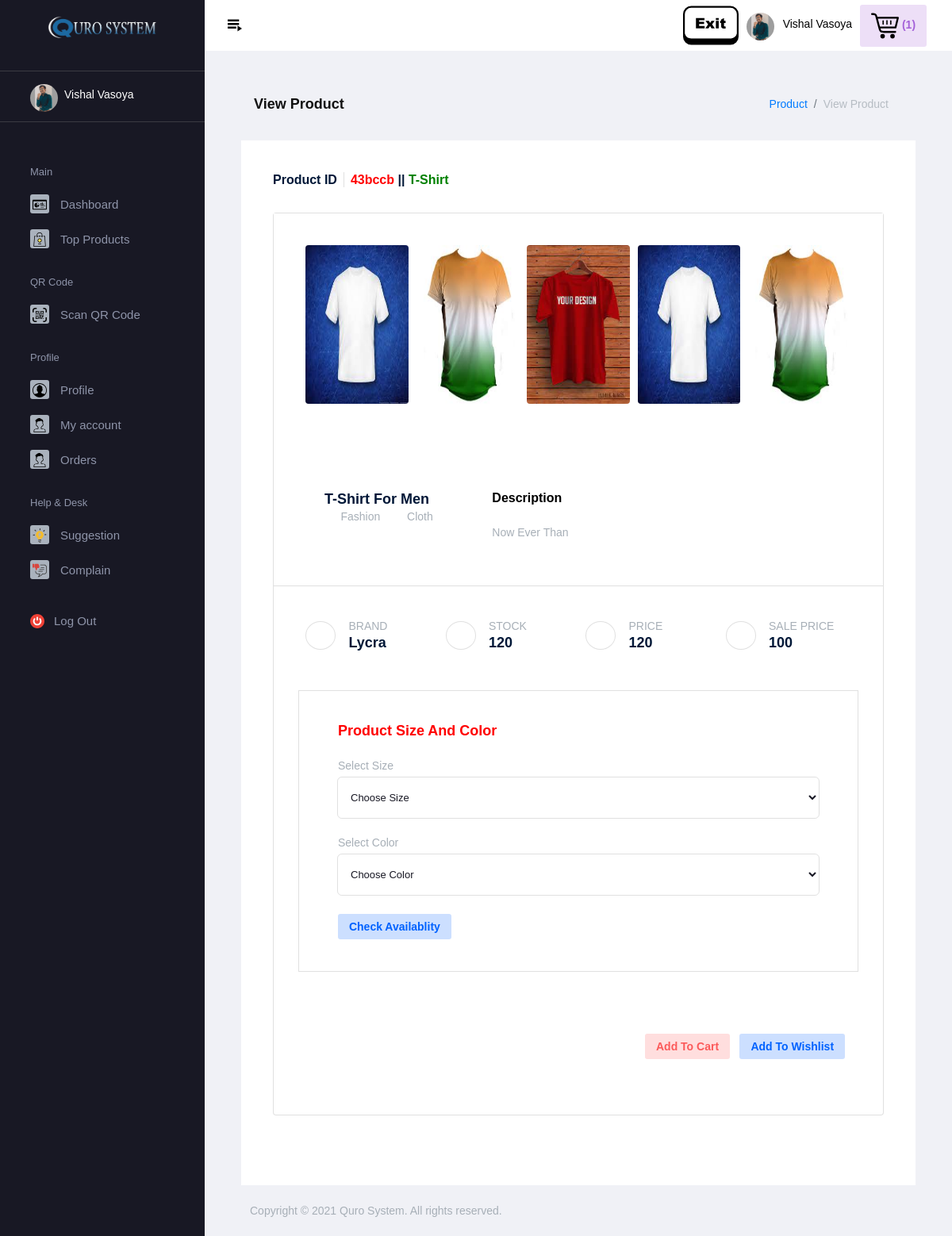
Screenshot of /qrsystem/user/view_product_detail.php?pid=43bccb (signed in) with the database file from the repository.
### tables this page shows
CREATE TABLE `products` (
  `pid` varchar(50) NOT NULL,
  `ptype` varchar(100) NOT NULL,
  `pbrand` text NOT NULL,
  `pname` text NOT NULL,
  `psub` varchar(50) NOT NULL,
  `pdesc` text NOT NULL,
  `pstock` text NOT NULL,
  `poprice` text NOT NULL,
  `psprice` text NOT NULL,
  `ptitleimg` varchar(250) NOT NULL,
  `pimg` text NOT NULL,
  `psdetail` varchar(30) NOT NULL,
  `qrcodeimg` text DEFAULT NULL,
  `pfinalstatus` varchar(10) NOT NULL,
  `pbuycount` int(11) NOT NULL,
  `stamp` timestamp NOT NULL DEFAULT current_timestamp()
);

CREATE TABLE `category` (
  `cid` varchar(50) NOT NULL,
  `cname` varchar(100) NOT NULL,
  `stamp` timestamp NOT NULL DEFAULT current_timestamp()
);

CREATE TABLE `subcategory` (
  `scid` varchar(50) NOT NULL,
  `scname` varchar(100) NOT NULL,
  `cid` varchar(50) NOT NULL,
  `stamp` timestamp NOT NULL DEFAULT current_timestamp()
);

### qrsystem/user/view_product_detail.php (the view, shortened to what this page needs)
<?php
include "../../conn.php";
$pid="";
$psize="";
$pcolor="";
$status=0;
if(isset($_SESSION['uname']) && isset($_SESSION['uid']) && isset($_SESSION['uemail']) && isset($_SESSION['uimg']))
{
    if(isset($_GET['pid']))
    {
        $pid=$_GET['pid'];
    }
}
?>
<!DOCTYPE html>
<html lang="en">
<head>
    <link rel="stylesheet" href="../../assets/vendors/mdi/css/materialdesignicons.min.css">
    <link rel="stylesheet" href="../../assets/vendors/flag-icon-css/css/flag-icon.min.css">
    <link rel="stylesheet" href="../../assets/vendors/css/vendor.bundle.base.css">
    <link rel="stylesheet" href="../../assets/vendors/owl-carousel-2/owl.carousel.min.css">
    <link rel="stylesheet" href="../../assets/vendors/owl-carousel-2/owl.theme.default.min.css">
    <link rel="stylesheet" href="../../assets/css/demo_1/style.css">
    <link rel="stylesheet" href="https://cdnjs.cloudflare.com/ajax/libs/limonte-sweetalert2/6.6.5/sweetalert2.min.css">
</head>
</head>
<body>
    <div class="container-scroller">
        <?php
    if(isset($_SESSION['uname']) && isset($_SESSION['uid']) && isset($_SESSION['uemail']) && isset($_SESSION['uimg']))
    {
        include "themes/header.php";
    }
    else
    {
        header("location:../../login.php");
    }
    ?>
        <div class="container-fluid page-body-wrapper">
            <?php
    if(isset($_SESSION['uname']) && isset($_SESSION['uid']) && isset($_SESSION['uemail']) && isset($_SESSION['uimg']))
    {
        include "themes/sidebar.php";
    }
    else
    {
        header("location:../../login.php");
    }
    ?>
            <div class="main-panel">
                <div class="content-wrapper">
                    <div class="page-header">
                        <h3 class="page-title">View Product</h3>
                        <nav aria-label="breadcrumb">
                            <ol class="breadcrumb">
                                <li class="breadcrumb-item"><a href="#">Product</a></li>
                                <li class="breadcrumb-item active" aria-current="page">View Product</li>
                            </ol>
                        </nav>
                    </div>
                    <div class="row">
                        <?php
$q1="select * from products where pid='$pid'";
if($r1=mysqli_query($conn,$q1))
{
  while($num=mysqli_fetch_assoc($r1))
  {
    echo '
        <div class="col-md-12">
          <div class="card">
            <div class="card-body">
              <div class="d-flex mb-4 text-dark">
                <h5 class="mr-2 font-weight-semibold border-right pr-2 mr-2">Product ID</h5>
                <h5 class="font-weight-semibold"><font color="red">'.$num['pid'].'</font> || <font color="green">'.$num['ptype'].'</font></h5>
              </div>
              <div class="row">
    <div class="col-md-12 mb-5">
        <div class="card rounded shadow-none border">';?>
                        <div class="row grid-margin">
                            <div class="col-lg-12">
                                <div class="card">
                                    <div class="card-body">
                                        <div class="owl-carousel owl-theme rtl-carousel">
                                            <?php
                                          $arr2=explode("++",$num['pimg']);
                                          $len=count($arr2);
                                          for($i=0;$i<$len-1;$i++)
                                          {
                                              echo '   <div class="item">
                                              <img src="../../images/employee/products/'.$arr2[$i].'" height="200px" width="200px"/>
                                            </div>';
                                          }
                    ?>
                                        </div>
                                    </div>
                                </div>
                            </div>
                        </div>
                        <?php echo '
            <div class="card-body">
                <div class="row">
                    <div class="col-md-4 d-xl-flex">
                        <div class="wrapper pl-0 pl-xl-4">
                            <div class="wrapper d-flex align-items-center">
                                <h4 class="mb-0 font-weight-medium text-dark">'.$num['pname'].'</h4>
                            </div>
                            <div class="wrapper d-flex align-items-center font-weight-medium text-muted">
                                <i class="mdi mdi-map-marker-outline mr-2"></i>';
                                $q13="select * from subcategory where scname='".$num['psub']."'";
                                if($r13=mysqli_query($conn,$q13))
                                {
                                while($num11=mysqli_fetch_assoc($r13))
                                {
                                $q14="select * from category where cid='".$num11['cid']."'";
                                if($r14=mysqli_query($conn,$q14))
                                {
                                while($num14=mysqli_fetch_assoc($r14))
                                {
                                echo '<p class="mb-0 text-muted">'.$num14['cname'].'</p>';
                                }
                                }
                                echo '&nbsp;&nbsp;&nbsp;<i class="mdi mdi-map-marker-outline mr-2"></i>
                                <p class="mb-0 text-muted">'.$num['psub'].'</p>';
                                }
                                }
                                echo '
                            </div>
                            <div class="wrapper d-flex align-items-start pt-3">
                            </div>
                        </div>
                    </div>
                    <div class="col-md-5">
                        <div class="d-flex align-items-center w-100">
                            <b>
                                <font color="black">Description</font>
                            </b>
                        </div>
                        <p class="text-muted mt-4">'.$num['pdesc'].'</p>
                    </div>
                </div>
            </div>
            <div class="wrapper border-top">
                <div class="card-body">
                    <div class="row">
                        <div class="col d-flex">
                            <div
                                class="d-inline-flex align-items-center justify-content-center border rounded-circle px-2 py-2 my-auto text-muted">
                                <i class="mdi mdi-traffic-light icon-sm my-0 mx-1"></i>
                            </div>
                            <div class="wrapper pl-3">
                                <p class="mb-0 font-weight-medium text-muted">BRAND</p>
                                <h4 class="font-weight-semibold mb-0 text-dark">'.$num['pbrand'].'</h4>
                            </div>
                        </div>
                        <div class="col d-flex mt-2 mt-xl-0">
                            <div
                                class="d-inline-flex align-items-center justify-content-center border rounded-circle px-2 py-2 my-auto text-muted">
                                <i class="mdi mdi-account-plus icon-sm my-0 mx-1"></i>
                            </div>
                            <div class="wrapper pl-3">
                                <p class="mb-0 font-weight-medium text-muted">STOCK</p>
                                <h4 class="font-weight-semibold mb-0 text-dark">'.$num['pstock'].'</h4>
                            </div>
                        </div>
                        <div class="col d-flex mt-2 mt-xl-0">
                            <div
                                class="d-inline-flex align-items-center justify-content-center border rounded-circle px-2 py-2 my-auto text-muted">
                                <i class="mdi mdi-server-security icon-sm my-0 mx-1"></i>
                            </div>
                            <div class="wrapper pl-3">
                                <p class="mb-0 font-weight-medium text-muted">PRICE</p>
                                <h4 class="font-weight-semibold mb-0 text-dark product-price ">'.$num['poprice'].'</h4>
                            </div>
                        </div>
                        <div class="col d-flex mt-2 mt-xl-0">
                            <div
                                class="d-inline-flex align-items-center justify-content-center border rounded-circle px-2 py-2 my-auto text-muted">
                                <i class="mdi mdi-chart-arc icon-sm my-0 mx-1"></i>
                            </div>
                            <div class="wrapper pl-3">
                                <p class="mb-0 font-weight-medium text-muted">SALE PRICE</p>
                                <h4 class="font-weight-semibold mb-0 text-primary text-dark">'.$num['psprice'].'</h4>
                            </div>
                        </div>
                       ' ;?>
                        <?php
                                    if($num['psdetail']=='1' && ($num['psub']=="Shoes" || $num['psub']=="Cloth"))
                                    {
                                    ?>
                        <div class="col-12 grid-margin border mt-5">
                            <div class="card">
                                <div class="card-body">
                                    <h4 class="card-title">
                                        <font color="red">Product Size and Color</font>
                                    </h4>
                                    <form method="post">
                                        <div class="form-group">
                                            <label for="gender">Select Size</label>
                                            <select class="form-control form-control-lg" id="psize" name="psize"
                                                required>
                                                <?php
                                            if($psize=="")
                                            {
                                                echo ' <option value="">Choose Size</option>';
                                            }
                                            else
                                            {
                                                echo ' <option value="">'.$psize.'</option>';
                                            }
                                            ?>
                                            </select>
                                        </div>
                                        <div class="form-group">
                                            <label for="gender">Select Color</label>
                                            <select class="form-control form-control-lg" id="pcolor" name="pcolor"
                                                required>
                                                <?php
                                            if($pcolor=="")
                                            {
                                                echo ' <option value="">Choose Color</option>';
                                            }
                                            else
                                            {
                                                echo ' <option value="">'.$pcolor.'</option>';
                                            }
                                            ?>
                                            </select>
                                        </div>
                                        <?php
                                    if($status == 1)
                                    {
                                        echo '<button type="submit" name="available" class="btn btn-sm btn-inverse-success mr-2" disabled>Available</button>';
                                    }
                                    elseif($status == 2)
                                    {
                                        echo '<button type="submit" name="not_available" class="btn btn-sm btn-inverse-danger mr-2">Not Available</button>';
                                    }
                                    else
                                    {
                                        echo '<button type="submit" name="check" class="btn btn-sm btn-inverse-primary mr-2">Check Availablity</button>';
                                    }
                                    ?>
                                    </form>
                                </div>
                            </div>
                        </div>
                        <?php
                                    }
                                    ?>
                        <div class="col-12 grid-margin mt-5">
                            <div class="wrapper d-flex justify-content-end">
                                <form method="post">
                                    <button type="submit" name="add_to_cart"
                                        class="btn btn-sm btn-inverse-danger mr-2">Add To Cart</button>
                                    <button type="submit" name="add_to_wishlist"
                                        class="btn btn-sm btn-inverse-primary mr-2">Add To Wishlist</button>
                                </form>
                            </div>
                        </div>
                        <?php
                          echo '
                        </div>
                      </div>
                    </div>
                  </div>
                </div>
              </div>
            </div>
          </div>
        </div>
     ';
  }
}
?>
                    </div>
                </div>
                <?php include "../../footer.php"; ?>
            </div>
        </div>
    </div>
</body>
</html>

### rows the page displays
products: pid "43bccb", ptype "T-Shirt", pname "T-Shirt For Men", psub "Cloth", pdesc "Now Ever Than", pbrand "Lycra", pstock "120", poprice "120", psprice "100"
category: cname "Fashion"

### other values shown
$_SESSION['uname'] "Vishal Vasoya"
$num "1"
